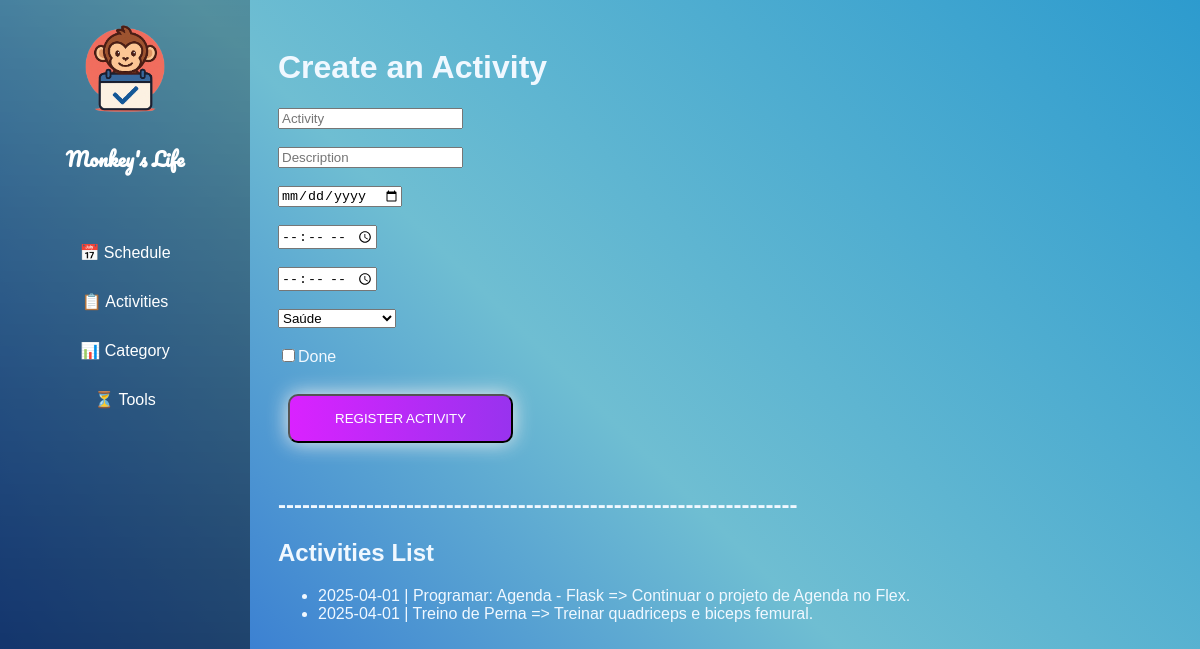
/activities/, run on an earlier commit of the app's database.
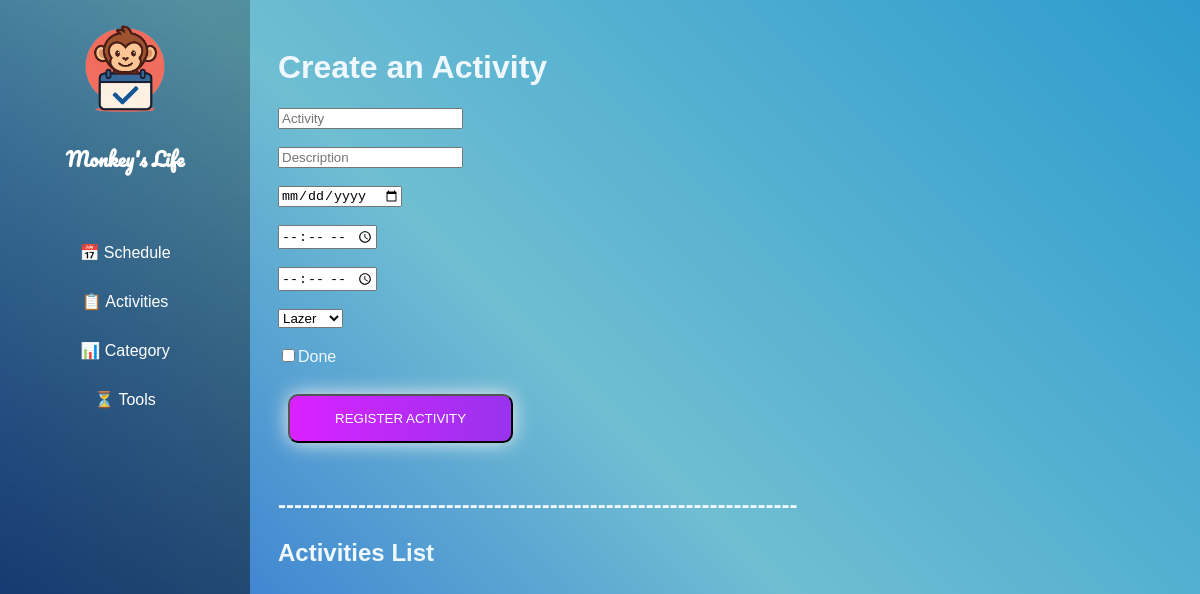
And on a later commit of the database.
### schedule/blueprints/activities/models.py (models this page shows, shortened)
class Activity(db.Model):
    __tablename__ = 'activities'
    id = db.Column(db.Integer, primary_key=True)
    name = db.Column(db.String(80), nullable=False)
    description = db.Column(db.String(200))
    date = db.Column(db.Date)
    start_time = db.Column(db.Time)
    end_time = db.Column(db.Time)
    category = db.Column(db.Integer, db.ForeignKey('categories.id'))
    done = db.Column(db.Boolean, default=False)

### schedule/blueprints/activities/routes.py (the view, shortened to what this page needs)
@activity.route('/', methods=['POST', 'GET'])
def index_activity():
    if request.method == 'GET':
        activities = Activity.query.all()
        categories = Category.query.all()
        return render_template('activities/index_activity.html', activities=activities, categories=categories)

### schedule/blueprints/activities/templates/activities/index_activity.html (shortened to what this page needs)
{% extends "base.html" %}
{% block content %}
<div class="content">
    <h1>Create an Activity</h1>
    <form action="{{ url_for('activity.index_activity') }}" method="POST">
        <input type="text" name="name" placeholder="Activity" required><br><br>
        <input type="text" name="description" placeholder="Description"><br><br>
        <input type="date" name="date" placeholder="Date"><br><br>
        <input type="time" name="start_time" placeholder="Start Time"><br><br>
        <input type="time" name="end_time" placeholder="End Time"><br><br>
        <select name="category_id">
            {% for category in categories %}
                <option value="{{ category.id }}">{{ category.name }}</option>
            {% endfor %}
        </select><br><br>
        <input type="checkbox" name="done">Done<br><br>
        <button class='btn-grad' type="submit">Register Activity</button><br>
    </form>
        <h2>-----------------------------------------------------------------</h2>
        <h2>Activities List</h2>
        <ul>
            {% for activity in activities %}
                <li>{{activity.date}} | {{activity.name}} => {{ activity.description }} </li>
            {% endfor %}
        </ul>
</div>
{% endblock %}

What changed in the data, as far as the page shows it:
removed Activity: date "2025-04-01", name "Programar: Agenda - Flask", description "Continuar o projeto de Agenda no Flex."
removed Activity: date "2025-04-01", name "Treino de Perna", description "Treinar quadriceps e biceps femural."
Also different on the page:
form field category_id: "Saúde" → "Lazer"
